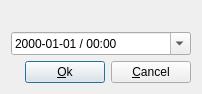
<ui version="4.0" >
 <class>TDDateTimeDialog</class>
 <widget class="QDialog" name="TDDateTimeDialog" >
  <property name="geometry" >
   <rect>
    <x>0</x>
    <y>0</y>
    <width>202</width>
    <height>94</height>
   </rect>
  </property>
  <property name="windowTitle" >
   <string>Dialog</string>
  </property>
  <layout class="QVBoxLayout" >
   <item>
    <widget class="QLabel" name="label" >
     <property name="text" >
      <string/>
     </property>
    </widget>
   </item>
   <item>
    <widget class="QDateTimeEdit" name="dateTimeEdit" >
     <property name="displayFormat" >
      <string>yyyy-MM-dd / HH:mm</string>
     </property>
     <property name="calendarPopup" >
      <bool>true</bool>
     </property>
    </widget>
   </item>
   <item>
    <layout class="QHBoxLayout" >
     <item>
      <spacer>
       <property name="orientation" >
        <enum>Qt::Horizontal</enum>
       </property>
       <property name="sizeHint" >
        <size>
         <width>40</width>
         <height>20</height>
        </size>
       </property>
      </spacer>
     </item>
     <item>
      <widget class="QPushButton" name="okPushButton" >
       <property name="text" >
        <string>&amp;Ok</string>
       </property>
       <property name="icon" >
        <iconset resource="../../resources/libimgresource.qrc" >:/16x16/icons/16x16/actions/button_ok.png</iconset>
       </property>
      </widget>
     </item>
     <item>
      <widget class="QPushButton" name="cancelPushButton" >
       <property name="text" >
        <string>&amp;Cancel</string>
       </property>
       <property name="icon" >
        <iconset resource="../../resources/libimgresource.qrc" >:/16x16/icons/16x16/actions/button_cancel.png</iconset>
       </property>
      </widget>
     </item>
    </layout>
   </item>
  </layout>
 </widget>
 <resources>
  <include location="../../resources/libimgresource.qrc" />
 </resources>
 <connections>
  <connection>
   <sender>cancelPushButton</sender>
   <signal>clicked()</signal>
   <receiver>TDDateTimeDialog</receiver>
   <slot>reject()</slot>
   <hints>
    <hint type="sourcelabel" >
     <x>149</x>
     <y>68</y>
    </hint>
    <hint type="destinationlabel" >
     <x>159</x>
     <y>0</y>
    </hint>
   </hints>
  </connection>
  <connection>
   <sender>okPushButton</sender>
   <signal>clicked()</signal>
   <receiver>TDDateTimeDialog</receiver>
   <slot>accept()</slot>
   <hints>
    <hint type="sourcelabel" >
     <x>74</x>
     <y>68</y>
    </hint>
    <hint type="destinationlabel" >
     <x>92</x>
     <y>0</y>
    </hint>
   </hints>
  </connection>
 </connections>
</ui>
